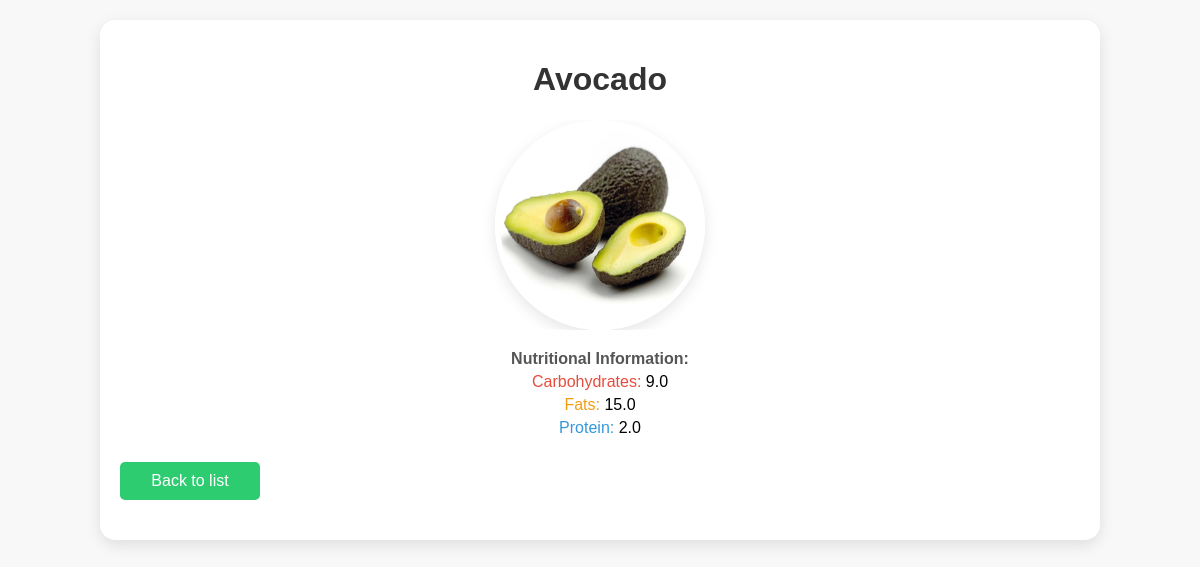
The page /food/5/ on the database its author committed.
### blog/models.py (models this page shows, shortened)
class Food(models.Model):
    name = models.CharField(max_length=100)
    image = models.ImageField(upload_to='blog/', blank=True)
    description = models.TextField(blank=True)
    carbs = models.FloatField()
    protein = models.FloatField()
    fats = models.FloatField()
    calories = models.IntegerField()

### blog/views.py (the view)
# urls.py: path('food/<int:id>/', views.FoodDetailView.as_view()),
class FoodDetailView(generic.DetailView):
    template_name = 'food_detail.html'
    def get_object(self, **kwargs):
        food_id = self.kwargs.get('id')
        return get_object_or_404(models.Food, id=food_id)

### templates/food_detail.html (shortened to what this page needs)
{% load static %}
<!DOCTYPE html>
<html lang="en">
<head>
</head>
<body style="background-image: url('{% static 'mainpage/images/List.jpg' %}');
             background-size: cover;
             background-repeat: no-repeat;">
    <div class="container">
        <h1>{{object.name}}</h1>
        <div class="food-info">
            <img src="{{ object.image.url }}" alt="{{ object.name }} image" width="200" height="200">
        </div>
        <div class="nutrition-info">
            <p class="nutrition-label">Nutritional Information:</p>
            <p><span class="carbs">Carbohydrates:</span> {{object.carbs}}</p>
            <p><span class="fats">Fats:</span> {{object.fats}}</p>
            <p><span class="protein">Protein:</span> {{object.protein}}</p>
        </div>
        <a href="/food/" class="back-btn">Back to list</a>
    </div>
</body>
</html>

### templates/food_detail.html (style rules this page uses)
body { font-family: Arial, sans-serif; margin: 0; padding: 0; background-color: #f8f8f8; }
.container { width: 80%; margin: 20px auto; background-color: #ffffff; border-radius: 15px; box-shadow: 0 5px 15px rgba(0, 0, 0, 0.1); padding: 20px; opacity: 0; transform: translateY(20px); transition: opacity 0.5s ease-in-out, transform 0.5s ease-in-out; }
h1 { color: #333333; text-align: center; }
.food-info { text-align: center; margin-top: 20px; border-radius: 50%; overflow: hidden; }
img { display: block; margin: 0 auto; border-radius: 50%; box-shadow: 0 5px 15px rgba(0, 0, 0, 0.1); border: 5px solid #ffffff; transition: transform 0.3s ease-in-out; }
.nutrition-info { margin-top: 20px; text-align: center; }
p { margin: 5px 0; }
.nutrition-label { font-weight: bold; color: #555555; }
.carbs { color: #e74c3c; }
.fats { color: #f39c12; }
.protein { color: #3498db; }
.back-btn { display: inline-block; width: 120px; margin: 20px auto; padding: 10px; text-align: center; background-color: #2ecc71; color: white; text-decoration: none; border-radius: 5px; transition: background-color 0.3s ease; }

### rows shown on the page
Food: name "Avocado", image (picture), carbs "9.0", fats "15.0", protein "2.0"
